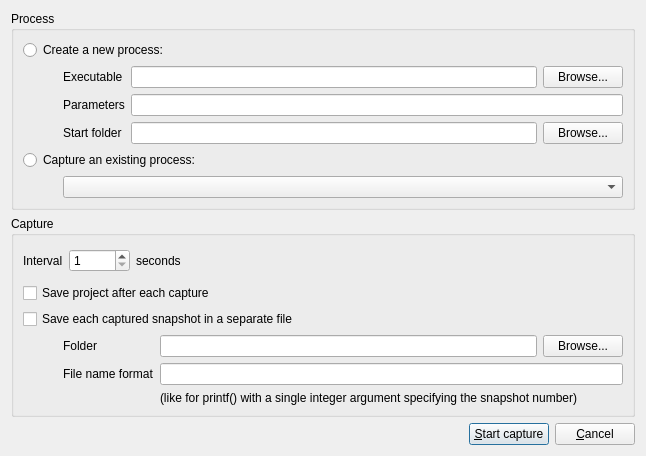
<?xml version="1.0" encoding="UTF-8"?>
<ui version="4.0">
 <class>DlgLiveCaptureSettings</class>
 <widget class="QDialog" name="DlgLiveCaptureSettings">
  <property name="geometry">
   <rect>
    <x>0</x>
    <y>0</y>
    <width>646</width>
    <height>456</height>
   </rect>
  </property>
  <property name="sizePolicy">
   <sizepolicy hsizetype="MinimumExpanding" vsizetype="MinimumExpanding">
    <horstretch>0</horstretch>
    <verstretch>0</verstretch>
   </sizepolicy>
  </property>
  <property name="windowTitle">
   <string>Live Capture settings</string>
  </property>
  <property name="modal">
   <bool>true</bool>
  </property>
  <layout class="QVBoxLayout" name="verticalLayout">
   <item>
    <widget class="QGroupBox" name="groupBox">
     <property name="sizePolicy">
      <sizepolicy hsizetype="Preferred" vsizetype="Minimum">
       <horstretch>0</horstretch>
       <verstretch>0</verstretch>
      </sizepolicy>
     </property>
     <property name="title">
      <string>Process</string>
     </property>
     <layout class="QVBoxLayout" name="verticalLayout_3">
      <item>
       <widget class="QRadioButton" name="rbCreateProcess">
        <property name="text">
         <string>Create a new process:</string>
        </property>
       </widget>
      </item>
      <item>
       <layout class="QHBoxLayout" name="horizontalLayout_9">
        <item>
         <spacer name="horizontalSpacer_3">
          <property name="orientation">
           <enum>Qt::Horizontal</enum>
          </property>
          <property name="sizeType">
           <enum>QSizePolicy::Fixed</enum>
          </property>
          <property name="sizeHint" stdset="0">
           <size>
            <width>40</width>
            <height>20</height>
           </size>
          </property>
         </spacer>
        </item>
        <item>
         <layout class="QFormLayout" name="formLayout">
          <item row="0" column="0">
           <widget class="QLabel" name="label">
            <property name="text">
             <string>Executable</string>
            </property>
           </widget>
          </item>
          <item row="0" column="1">
           <layout class="QHBoxLayout" name="horizontalLayout_2">
            <item>
             <widget class="QLineEdit" name="eNewProcessExecutable"/>
            </item>
            <item>
             <widget class="QPushButton" name="bNewProcessExecutableBrowse">
              <property name="text">
               <string>Browse...</string>
              </property>
             </widget>
            </item>
           </layout>
          </item>
          <item row="1" column="0">
           <widget class="QLabel" name="label_2">
            <property name="text">
             <string>Parameters</string>
            </property>
           </widget>
          </item>
          <item row="1" column="1">
           <widget class="QLineEdit" name="eNewProcessParams"/>
          </item>
          <item row="2" column="0">
           <widget class="QLabel" name="label_3">
            <property name="text">
             <string>Start folder</string>
            </property>
           </widget>
          </item>
          <item row="2" column="1">
           <layout class="QHBoxLayout" name="horizontalLayout_3">
            <item>
             <widget class="QLineEdit" name="eNewProcessStartFolder"/>
            </item>
            <item>
             <widget class="QPushButton" name="bNewProcessStartFolderBrowse">
              <property name="text">
               <string>Browse...</string>
              </property>
             </widget>
            </item>
           </layout>
          </item>
         </layout>
        </item>
       </layout>
      </item>
      <item>
       <widget class="QRadioButton" name="rbExistingProcess">
        <property name="text">
         <string>Capture an existing process:</string>
        </property>
       </widget>
      </item>
      <item>
       <layout class="QHBoxLayout" name="horizontalLayout_8">
        <item>
         <spacer name="horizontalSpacer_4">
          <property name="orientation">
           <enum>Qt::Horizontal</enum>
          </property>
          <property name="sizeType">
           <enum>QSizePolicy::Fixed</enum>
          </property>
          <property name="sizeHint" stdset="0">
           <size>
            <width>40</width>
            <height>20</height>
           </size>
          </property>
         </spacer>
        </item>
        <item>
         <widget class="QComboBox" name="cbExistingProcess"/>
        </item>
       </layout>
      </item>
     </layout>
    </widget>
   </item>
   <item>
    <widget class="QGroupBox" name="groupBox_2">
     <property name="sizePolicy">
      <sizepolicy hsizetype="Preferred" vsizetype="MinimumExpanding">
       <horstretch>0</horstretch>
       <verstretch>0</verstretch>
      </sizepolicy>
     </property>
     <property name="title">
      <string>Capture</string>
     </property>
     <layout class="QVBoxLayout" name="verticalLayout_4">
      <item>
       <layout class="QHBoxLayout" name="horizontalLayout_5">
        <item>
         <widget class="QLabel" name="label_4">
          <property name="text">
           <string>Interval</string>
          </property>
         </widget>
        </item>
        <item>
         <widget class="QSpinBox" name="sbCaptureInterval">
          <property name="minimum">
           <number>1</number>
          </property>
          <property name="maximum">
           <number>99999</number>
          </property>
         </widget>
        </item>
        <item>
         <widget class="QLabel" name="label_5">
          <property name="text">
           <string>seconds</string>
          </property>
         </widget>
        </item>
        <item>
         <spacer name="horizontalSpacer_5">
          <property name="orientation">
           <enum>Qt::Horizontal</enum>
          </property>
          <property name="sizeHint" stdset="0">
           <size>
            <width>40</width>
            <height>20</height>
           </size>
          </property>
         </spacer>
        </item>
       </layout>
      </item>
      <item>
       <layout class="QHBoxLayout" name="horizontalLayout_4">
        <item>
         <widget class="QCheckBox" name="chbSaveProject">
          <property name="text">
           <string>Save project after each capture</string>
          </property>
         </widget>
        </item>
       </layout>
      </item>
      <item>
       <layout class="QVBoxLayout" name="verticalLayout_5">
        <item>
         <widget class="QCheckBox" name="chbSaveSnapshots">
          <property name="text">
           <string>Save each captured snapshot in a separate file</string>
          </property>
         </widget>
        </item>
        <item>
         <layout class="QHBoxLayout" name="horizontalLayout_7">
          <item>
           <spacer name="horizontalSpacer_2">
            <property name="orientation">
             <enum>Qt::Horizontal</enum>
            </property>
            <property name="sizeType">
             <enum>QSizePolicy::Fixed</enum>
            </property>
            <property name="sizeHint" stdset="0">
             <size>
              <width>40</width>
              <height>20</height>
             </size>
            </property>
           </spacer>
          </item>
          <item>
           <layout class="QFormLayout" name="formLayout_2">
            <item row="1" column="0">
             <widget class="QLabel" name="label_6">
              <property name="text">
               <string>File name format</string>
              </property>
             </widget>
            </item>
            <item row="0" column="0">
             <widget class="QLabel" name="label_7">
              <property name="text">
               <string>Folder</string>
              </property>
             </widget>
            </item>
            <item row="1" column="1">
             <widget class="QLineEdit" name="eSnapshotFileNameFormat"/>
            </item>
            <item row="0" column="1">
             <layout class="QHBoxLayout" name="horizontalLayout_6">
              <item>
               <widget class="QLineEdit" name="eSnapshotFolder"/>
              </item>
              <item>
               <widget class="QPushButton" name="bSnapshotFolderBrowse">
                <property name="text">
                 <string>Browse...</string>
                </property>
               </widget>
              </item>
             </layout>
            </item>
            <item row="2" column="1">
             <widget class="QLabel" name="label_8">
              <property name="text">
               <string>(like for printf() with a single integer argument specifying the snapshot number)</string>
              </property>
             </widget>
            </item>
           </layout>
          </item>
         </layout>
        </item>
       </layout>
      </item>
     </layout>
    </widget>
   </item>
   <item>
    <layout class="QHBoxLayout" name="horizontalLayout">
     <item>
      <spacer name="horizontalSpacer">
       <property name="orientation">
        <enum>Qt::Horizontal</enum>
       </property>
       <property name="sizeHint" stdset="0">
        <size>
         <width>40</width>
         <height>20</height>
        </size>
       </property>
      </spacer>
     </item>
     <item>
      <widget class="QPushButton" name="bStartCapture">
       <property name="text">
        <string>&amp;Start capture</string>
       </property>
       <property name="default">
        <bool>true</bool>
       </property>
      </widget>
     </item>
     <item>
      <widget class="QPushButton" name="bCancel">
       <property name="text">
        <string>&amp;Cancel</string>
       </property>
       <property name="checkable">
        <bool>false</bool>
       </property>
      </widget>
     </item>
    </layout>
   </item>
  </layout>
 </widget>
 <resources/>
 <connections>
  <connection>
   <sender>bCancel</sender>
   <signal>clicked()</signal>
   <receiver>DlgLiveCaptureSettings</receiver>
   <slot>reject()</slot>
   <hints>
    <hint type="sourcelabel">
     <x>598</x>
     <y>434</y>
    </hint>
    <hint type="destinationlabel">
     <x>322</x>
     <y>227</y>
    </hint>
   </hints>
  </connection>
  <connection>
   <sender>bStartCapture</sender>
   <signal>clicked()</signal>
   <receiver>DlgLiveCaptureSettings</receiver>
   <slot>accept()</slot>
   <hints>
    <hint type="sourcelabel">
     <x>517</x>
     <y>434</y>
    </hint>
    <hint type="destinationlabel">
     <x>322</x>
     <y>227</y>
    </hint>
   </hints>
  </connection>
 </connections>
</ui>
